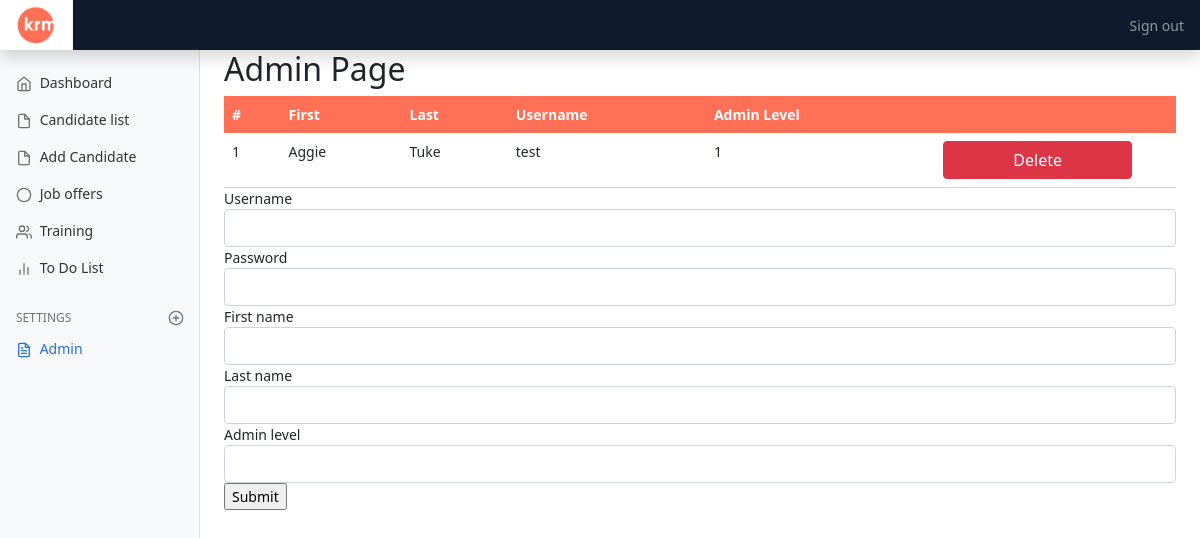
/admin.php (signed in), run on the app's committed database.
### tables this page shows
CREATE TABLE `Users` (
  `userID` int(11) NOT NULL,
  `firstName` varchar(255) NOT NULL,
  `lastName` varchar(255) NOT NULL,
  `username` varchar(255) NOT NULL,
  `password` varchar(255) NOT NULL,
  `adminLevel` int(1) NOT NULL
);

### admin.php (called while the page is built, shortened)
<?php
require_once('./Models/dashboardDataSet.php');
$view = new stdClass();
$view->pageTitle = 'Admin Panel';
$dashboardDataSet = new dashboardDataSet();
$view->dashboardDataSet=$dashboardDataSet->fetchAllUsers();
require_once('./Views/admin.phtml');
?>

### dbConnect.php (called while the page is built, shortened)
<?php
class Database {
protected static $_dbInstance = null;
protected $_dbHandle;
public static function getInstance() {
   $username ='hc22-9';             $password = 'xsWcoO2LRllYP5S';
   $host = '51.141.126.36'; $dbName = 'hc22_9_populated';
   if(self::$_dbInstance === null) {
       self::$_dbInstance = new self($username, $password, $host, $dbName);
   }
   return self::$_dbInstance;
    }
private function __construct($username, $password, $host, $database) {
   try {
   $this->_dbHandle = new PDO("mysql:host=$host;dbname=$database",$username,$password);
   }
   catch (PDOException $e) {
      echo $e->getMessage();
   }
}
public function getdbConnection() {
   return $this->_dbHandle;
}
}
?>

### Models/dashboardDataSet.php (called while the page is built, shortened)
<?php
require_once('./Models/userData.php');
require_once('./dbConnect.php');
class DashboardDataSet {
	protected $_dbHandle, $dbInstance;
	public function __construct() {
		$this->_dbInstance = Database::getInstance();
		$this->_dbHandle = $this->_dbInstance->getdbConnection();
	}
	public function fetchAllUsers(){
		$sqlQuery = 'SELECT * FROM Users';
		$statement = $this->_dbHandle->prepare($sqlQuery);
		$statement->execute();
		$dataSet = [];
		while ($row = $statement->fetch()){
			$dataSet[] = new userData($row);
		}
		return $dataSet;
	}
}
?>

### Models/userData.php (called while the page is built)
<?php
class userData {
	private $_userID, $_firstName, $_lastName, $_username, $_adminLevel;
	public function __construct($dbRow){
		$this->_userID = $dbRow['userID'];
		$this->_firstName = $dbRow['firstName'];
		$this->_lastName = $dbRow['lastName'];
		$this->_username = $dbRow['username'];
		$this->_adminLevel = $dbRow['adminLevel'];
	}
	public function getUserID(){
		return $this->_userID;
	}
	public function getfirstName(){
		return $this->_firstName;
	}
    public function getlastName(){
		return $this->_lastName;
	}
    public function getUsername(){
		return $this->_username;
	}
	public function getAdminLevel(){
		return $this->_adminLevel;
	}
}

### Views/admin.phtml (the view, shortened to what this page needs)
<!doctype html>
<html lang="en">
<head>
    <link href="./css/CSSmax.css" rel="stylesheet">
    <link href="./css/bootstrap.min.css" rel="stylesheet">
    <link href="./css/dashboard.css" rel="stylesheet">
</head>
<body>
<?php include('./Views/template/krmHeader.phtml') ?>
<div class="container-fluid">
    <div class="row">
        <nav id="sidebarMenu" class="col-md-3 col-lg-2 d-md-block bg-light sidebar collapse">
            <div class="position-sticky pt-3">
                <ul class="nav flex-column">
                    <li class="nav-item">
                        <a class="nav-link" aria-current="page" href="./home.php">
                            <span data-feather="home"></span>
                            Dashboard
                        </a>
                    </li>
                    <li class="nav-item">
                        <a class="nav-link" href= " ./candidates.php">
                            <span data-feather="file"></span>
                            Candidate list
                        </a>
                    </li>
                    <li class="nav-item">
                        <a class="nav-link" href= " ./addCandidate.php">
                            <span data-feather="file"></span>
                            Add Candidate
                        </a>
                    </li>
                    <li class="nav-item">
                        <a class="nav-link " href="./offer.php">
                            <span data-feather="circle"></span>
                            Job offers
                        </a>
                    </li>
                    <li class="nav-item">
                        <a class="nav-link" href="./training.php">
                            <span data-feather="users"></span>
                            Training
                        </a>
                    </li>
                    <li class="nav-item">
                        <a class="nav-link" href="./list.php">
                            <span data-feather="bar-chart-2"></span>
                            To Do List
                        </a>
                    </li>
                </ul>
                <h6 class="sidebar-heading d-flex justify-content-between align-items-center px-3 mt-4 mb-1 text-muted">
                    <span>Settings</span>
                    <a class="link-secondary" href="#" aria-label="Add a new report">
                        <span data-feather="plus-circle"></span>
                    </a>
                </h6>
                <ul class="nav flex-column mb-2">
                    <li class="nav-item">
                        <a class="nav-link active" href="./admin.php">
                            <span data-feather="file-text"></span>
                            Admin
                        </a>
                    </li>
                </ul>
            </div>
        </nav>
        <main class="col-md-9 ms-sm-auto col-lg-10 px-md-4">
            <h2>Admin Page</h2>
            <table class="table table-dashboard mb-0 table-borderless fs--1 border-200">
              <thead class="table-header">
                <tr>
                  <th scope="col">#</th>
                  <th scope="col">First</th>
                  <th scope="col">Last</th>
                  <th scope="col">Username</th>
                  <th scope="col">Admin Level</th>
                  <th scope="col"></th>
                  <th scope="col"></th>
                </tr>
              </thead>
              <tbody>
               <?php foreach($view->dashboardDataSet as $userData){
                echo '<tr class="tableRow">';
                echo '  <td class="tableData">'.$userData->getUserID().'</td>';
                echo '  <td class="tableData">'.$userData->getfirstName().'</td>';
                echo '  <td class="tableData">'.$userData->getlastName().'</td>';
                echo '  <td class="tableData">'.$userData->getUsername().'</td>';
                echo '  <td class="tableData">'.$userData->getAdminLevel().'</td>';
                echo '  <td class="tableData"><form method="POST"><input type="hidden" name="id" value="'.$userData->getUserID() . '""><input class="btn btn-danger" style="width: 100%;" name="delete" type="submit" value="Delete"/></form></td>';
                echo '</tr>';
            }
            ?>
              </tbody>
            </table>
            <form method="POST">
              <div class="form-group">
                <label>Username</label>
                <input type="text" class="form-control" name="username">
              </div>
                            <div class="form-group">
                <label>Password</label>
                <input type="password" class="form-control" name="password" >
              </div>
                            <div class="form-group">
                <label>First name</label>
                <input type="text" class="form-control" name="firstName" >
              </div>
                            <div class="form-group">
                <label>Last name</label>
                <input type="text" class="form-control" name="lastName" >
              </div>
                            <div class="form-group">
                <label>Admin level</label>
                <input list="nums" class="form-control" name="adminLevel" >
                <input type="submit" name="submit">
              </div>
</form>
        </main>
    </div>
</div>
</body>
</html>

### css/CSSmax.css (style rules this page uses)
.form-control { background-color: white; border: 0; }

### css/dashboard.css (style rules this page uses)
body { font-size: .875rem; }
.feather { width: 16px; height: 16px; vertical-align: text-bottom; }
.tableRow { border-bottom: 1px solid; border-color: lightgrey; }
.table-header { background-color: rgb(255, 112, 87); color: white; font-weight: normal; }
.sidebar { position: fixed; top: 0; bottom: 0; left: 0; z-index: 100; padding: 48px 0 0; box-shadow: inset -1px 0 0 rgba(0, 0, 0, .1); }
.sidebar .nav-link { font-weight: 500; color: #333; }
.sidebar .nav-link .feather { margin-right: 4px; color: #727272; }
.sidebar .nav-link.active { color: #2470dc; }
.sidebar .nav-link:hover .feather, .sidebar .nav-link.active .feather { color: inherit; }
.sidebar-heading { font-size: .75rem; text-transform: uppercase; }

### data on the page
users: userID "1", firstName "Aggie", lastName "Tuke", username "test", adminLevel "1"
